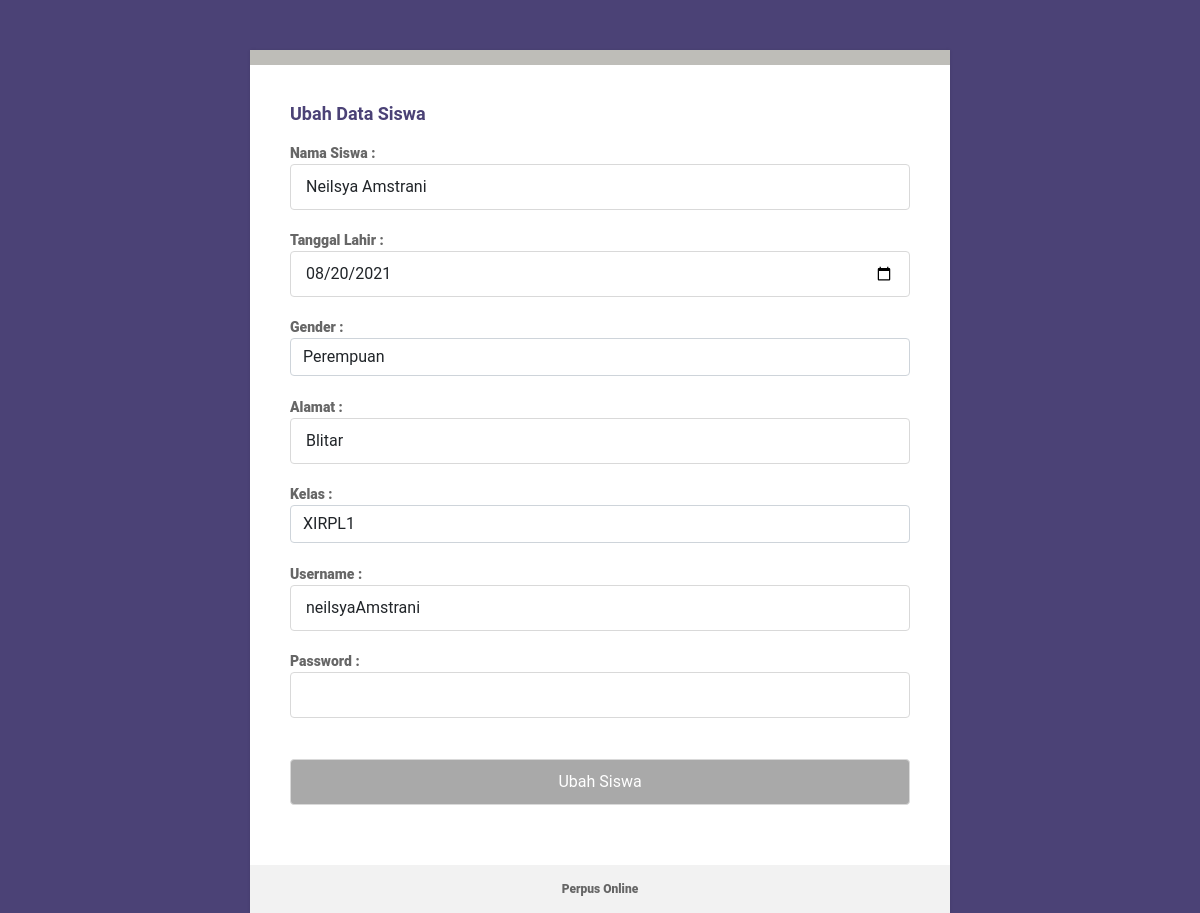
Page /ubah_siswa.php?id_siswa=9 on the committed database.
### tables this page shows
CREATE TABLE `siswa` (
  `id_siswa` int(11) NOT NULL,
  `nama_siswa` varchar(100) DEFAULT NULL,
  `tanggal_lahir` date DEFAULT NULL,
  `gender` enum('L','P') DEFAULT NULL,
  `alamat` text,
  `username` varchar(255) DEFAULT NULL,
  `password` varchar(255) DEFAULT NULL,
  `id_kelas` int(11) DEFAULT NULL
);

### ubah_siswa.php (the view, shortened to what this page needs)
<!DOCTYPE html>
<html>
    <head>
    <link href="https://cdn.jsdelivr.net/npm/bootstrap@5.0.1/dist/css/bootstrap.min.css" rel="stylesheet">
    </head>
    <body>
    <div class ="module form-module" style="margin-top: 50px">
      <div class="form">
        <?php
            include "koneksi.php";
            $qry_get_siswa=mysqli_query($conn,"select * from siswa where id_siswa = '".$_GET['id_siswa']."'");
            $dt_siswa=mysqli_fetch_array($qry_get_siswa);
        ?>
        <h2><b>Ubah Data Siswa<b></h2>
        <form action="proses_ubah_siswa.php" method="post">
            Nama Siswa :
           <input type="text" name="nama_siswa" value= "<?=$dt_siswa['nama_siswa']?>" class="form-control">
            Tanggal Lahir :
            <input type="date" name="tanggal_lahir" value= "<?=$dt_siswa['tanggal_lahir']?>" class="form-control">
            Gender :
            <?php
                $arr_gender=array('L'=>'Laki-laki','P'=>'Perempuan');
            ?>
            <select name="gender" class="form-control">
                <?php foreach ($arr_gender as $key_gender => $val_gender):
                    if($key_gender==$dt_siswa['gender']){
                        $selek="selected";
                    } else {
                        $selek="";
                    }
                ?>
                <option value="<?=$key_gender?>" <?=$selek?>><?=$val_gender?></option>
                <?php endforeach ?>
            </select>
            <br>
             Alamat :
            <input type="text" name="alamat" value= "<?=$dt_siswa['alamat']?>" class="form-control">
            Kelas :
             <select name="id_kelas" class="form-control">
                <?php
                    include "koneksi.php";
                    $qry_kelas=mysqli_query($conn,"select * from kelas");
                    while($data_kelas=mysqli_fetch_array($qry_kelas)){
                    if($data_kelas['id_kelas']==$dt_siswa['id_kelas']){
                    $selek="selected";
                    } else {
                    $selek="";
                    }
                    echo '<option value="'.$data_kelas['id_kelas'].'"
                    '.$selek.'>'.$data_kelas['nama_kelas'].'</option>';
                    }
                ?>
            </select>
            <br>
            Username :
            <input type="text" name="username" value= "<?=$dt_siswa['username']?>" class="form-control">
            Password :
            <input type="password" name="password" value="" class="form-control">
            <br>
            <input type="submit" style="background-color: #A9A9A9" name="simpan" value="Ubah Siswa" class="btn btn-primary">
        </div>
      <div class ="cta">Perpus Online</div>
    </div>
</body>
</html>

### ubah_siswa.php (style rules this page uses)
body { background: #4b4276; color: #666666; font-family: "RobotoDraft", "Roboto", sans-serif; font-size: 14px; -webkit-font-smoothing: antialiased; -moz-osx-font-smoothing: grayscale; }
.form-module { position: relative; background: #ffffff; max-width: 700px; width: 100%; border-top: 15px solid #bebdb8; box-shadow: 0 0 3px rgba(0, 0, 0, 0.1); margin: 0 auto; }
.form-module .form { display: none; padding: 40px; }
.form-module .form:nth-child(2) { display: block; }
.form-module h2 { margin: 0 0 20px; color:#4b4276; font-size: 18px; font-weight: 400; line-height: 1; }
.form-module input { outline: none; display: block; width: 100%; border: 1px solid #d9d9d9; margin: 0 0 20px; padding: 10px 15px; box-sizing: border-box; font-wieght: 400; transition: 0.3s ease; }
.form-module .cta { background: #f2f2f2; width: 100%; padding: 15px 40px; box-sizing: border-box; color: #666666; font-size: 12px; text-align: center; }

### rows in the picture
siswa: nama_siswa "Neilsya Amstrani", tanggal_lahir "08/20/2021", alamat "Blitar", username "neilsyaAmstrani"

### other values in the picture
form field gender "Perempuan"
form field id_kelas "XIRPL1"
